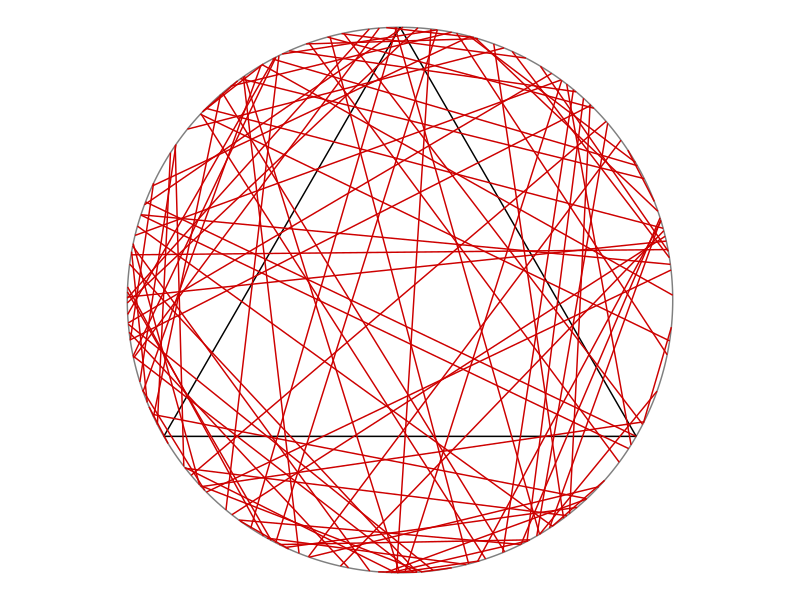
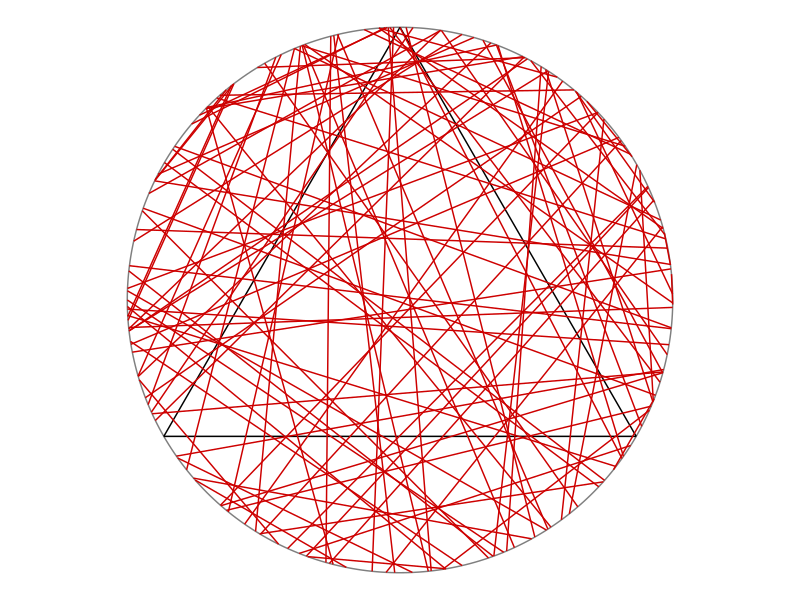
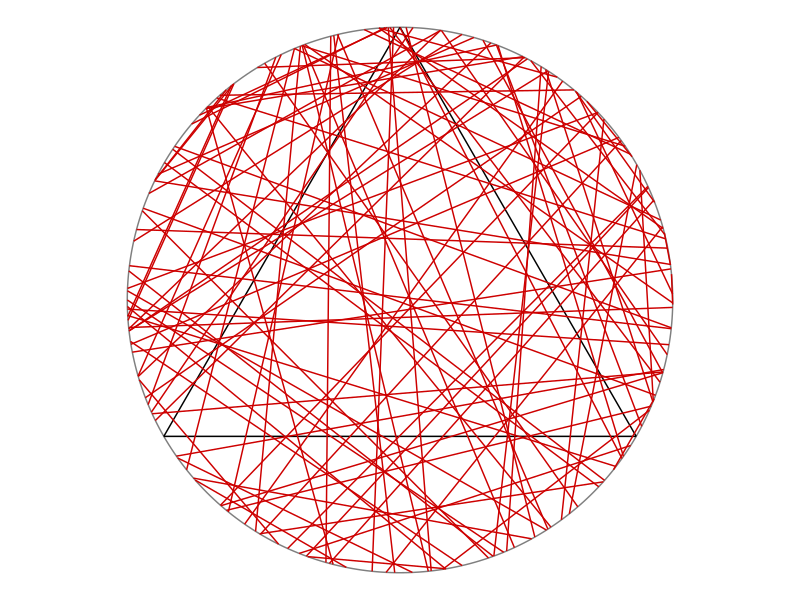

These figures' R source, in order:
### References
## https://en.wikipedia.org/wiki/Bertrand_paradox_(probability)
## https://hpaulkeeler.com/the-bertrand-paradox/
## https://github.com/hpaulkeeler/posts/blob/master/BertrandParadox/BertrandParadox.R

# The value of probabilities of chords  being longer than 
# the length of the side of equilateral triangle obtained by running the code are:
# PA = 0.33
# PB = 0.51
# PC = 0.24
# However there is a small change in values of probabilities for each running 
# due to the chords being plotted randomly on the surface of the circle. 

library(tidyverse)
library(ggforce)
theme_set(theme_void()) 

x0=0; y0=0; #center of disk
r=1; #radius
numbLines=100; #number of lines

# Coordinates of equilateral triangle
eqtri_df <- tibble(
  x    = c(0, sqrt(3) / 2, -sqrt(3) / 2),
  y    = c(1, -0.5, -0.5),
  xend = c(sqrt(3) / 2, -sqrt(3) / 2, 0),
  yend = c(-0.5, -0.5, 1)
)

# Method A..........................................................................

thetaA1=2*pi*runif(numbLines); #choose angular component uniformly
thetaA2=2*pi*runif(numbLines); #choose angular component uniformly

# Coordinates of random chord

rdmchr_A <- tibble(
  x    = x0+r*cos(thetaA1),
  y    = y0+r*sin(thetaA1),
  xend = x0+r*cos(thetaA2),
  yend = y0+r*sin(thetaA2)
)
# calculate probability that the chord is longer than a side of the triangle

# Coordinates of random chord
xA    = x0+r*cos(thetaA1)
yA    = y0+r*sin(thetaA1)
xAend = x0+r*cos(thetaA2)
yAend = y0+r*sin(thetaA2)
#length of triangle side
lengthSide<-r*sqrt(3) 
#lengths of the chords
lengthA=sqrt((xA-xAend)^2+(yA-yAend)^2)
#probability of chord being longer than triangle side
probA=mean(lengthA>lengthSide) 

# Plot A
pA <- ggplot() +
  ggforce::geom_circle(aes(x0 = 0, y0 = 0, r = 1), col = "gray50") +
  geom_segment(data = eqtri_df, aes(x = x, y = y, xend = xend, yend = yend)) +
  geom_segment(data = rdmchr_A, aes(x = x, y = y, xend = xend, yend = yend),
               col = "red3") +
  coord_equal()

ggsave(pA, file = "plotA.png", height = 5, width = 7)

# Method B............................................................................

thetaB=2*pi*runif(numbLines) #choose angular component uniformly
pB=r*runif(numbLines) #choose radial component uniformly
qB=sqrt(r^2-pB^2) #distance to circle edge (along line)

#calculate trig values
sin_thetaB=sin(thetaB)
cos_thetaB=cos(thetaB)

# Coordinates of random chord

rdmchr_B <- tibble(
  x    = x0+pB*cos_thetaB+qB*sin_thetaB,
  y    = y0+pB*sin_thetaB-qB*cos_thetaB,
  xend = x0+pB*cos_thetaB-qB*sin_thetaB,
  yend = y0+pB*sin_thetaB+qB*cos_thetaB
)

# calculate probability that the chord is longer than a side of the triangle

# Coordinates of random chord
xB    = x0+pB*cos_thetaB+qB*sin_thetaB
yB    = y0+pB*sin_thetaB-qB*cos_thetaB
xBend = x0+pB*cos_thetaB-qB*sin_thetaB
yBend = y0+pB*sin_thetaB+qB*cos_thetaB
#length of triangle side
lengthSide<-r*sqrt(3)
#lengths of the chords
lengthB=sqrt((xB-xBend)^2+(yB-yBend)^2)
#probability of chord being longer than triangle side
probB=mean(lengthB>lengthSide)
# Plot B
pB <- ggplot() +
  ggforce::geom_circle(aes(x0 = 0, y0 = 0, r = 1), col = "gray50") +
  geom_segment(data = eqtri_df, aes(x = x, y = y, xend = xend, yend = yend)) +
  geom_segment(data = rdmchr_B, aes(x = x, y = y, xend = xend, yend = yend),
               col = "red3") +
  coord_equal()

ggsave(pB, file = "plotB.png", height = 5, width = 7)

#Method C.............................................................................

thetaC=2*pi*runif(numbLines) #choose angular component uniformly
pC=r*sqrt(runif(numbLines)) #choose radial component
qC=sqrt(r^2-pC^2) #distance to circle edge (along line)

#calculate trig values
sin_thetaC=sin(thetaC)
cos_thetaC=cos(thetaC)
# Coordinates of random chord

rdmchr_C <- tibble(
  x    = x0+pC*cos_thetaC+qC*sin_thetaC,
  y    = y0+pC*sin_thetaC-qC*cos_thetaC,
  xend = x0+pC*cos_thetaC-qC*sin_thetaC,
  yend = y0+pC*sin_thetaC+qC*cos_thetaC
)
# calculate probability that the chord is longer than a side of the triangle

# Coordinates of random chord
xC    = x0+pC*cos_thetaC+qC*sin_thetaC
yC    = y0+pC*sin_thetaC-qC*cos_thetaC
xCend = x0+pC*cos_thetaC-qC*sin_thetaC
yCend = y0+pC*sin_thetaC+qC*cos_thetaC
#length of triangle side
lengthSide<-r*sqrt(3)
#lengths of the chords
lengthC=sqrt((xC-xCend)^2+(yC-yCend)^2)
#probability of chord being longer than triangle side
probC=mean(lengthC>lengthSide)

# Plot C
pC <- ggplot() +
  ggforce::geom_circle(aes(x0 = 0, y0 = 0, r = 1), col = "gray50") +
  geom_segment(data = eqtri_df, aes(x = x, y = y, xend = xend, yend = yend)) +
  geom_segment(data = rdmchr_B, aes(x = x, y = y, xend = xend, yend = yend),
               col = "red3") +
  coord_equal()

ggsave(pC, file = "plotC.png", height = 5, width = 7)
